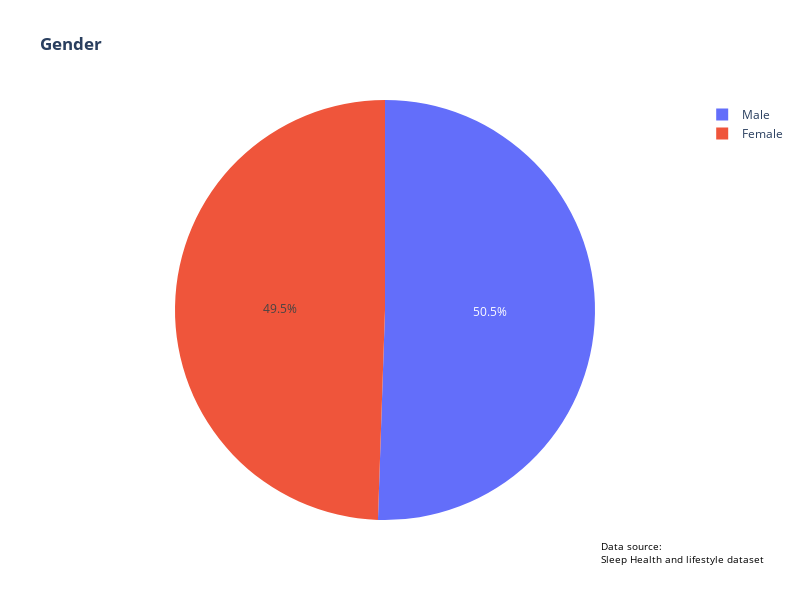

Notebook cell for this chart:
### Markdown cell above
### GENDER

### Code cell
gender_conteggio = df["Gender"].value_counts().reset_index()
fig = px.pie( gender_conteggio , values= "count", names="Gender",title="<b>Gender</b>")

fig.update_layout(
    showlegend = True,
    width=800, 
    height=600  
)

fig.add_annotation(
    x=0.85,  
    y=-0.04,  
    text="Data source:<br>Sleep Health and lifestyle dataset", 
    showarrow=False,  
    font=dict(size=10, color="black"),  
    align="left",  
    xanchor="left",  
    yanchor="top",  
    xref="paper", 
    yref="paper",  
)

fig.show()

### Figure 1 — Plotly figure (JSON) as saved in the notebook; plotly's stock layout.template omitted (floating-point values rounded to 4 significant figures)
{"data": [{"domain": {"x": [0, 1], "y": [0, 1]}, "hovertemplate": "Gender=%{label}<br>count=%{value}<extra></extra>", "labels": ["Male", "Female"], "legendgroup": "", "name": "", "showlegend": true, "type": "pie", "values": [189, 185]}], "layout": {"annotations": [{"align": "left", "font": {"color": "black", "size": 10}, "showarrow": false, "text": "Data source:<br>Sleep Health and lifestyle dataset", "x": 0.85, "xanchor": "left", "xref": "paper", "y": -0.04, "yanchor": "top", "yref": "paper"}], "height": 600, "legend": {"tracegroupgap": 0}, "showlegend": true, "title": {"text": "<b>Gender</b>"}, "width": 800}}
